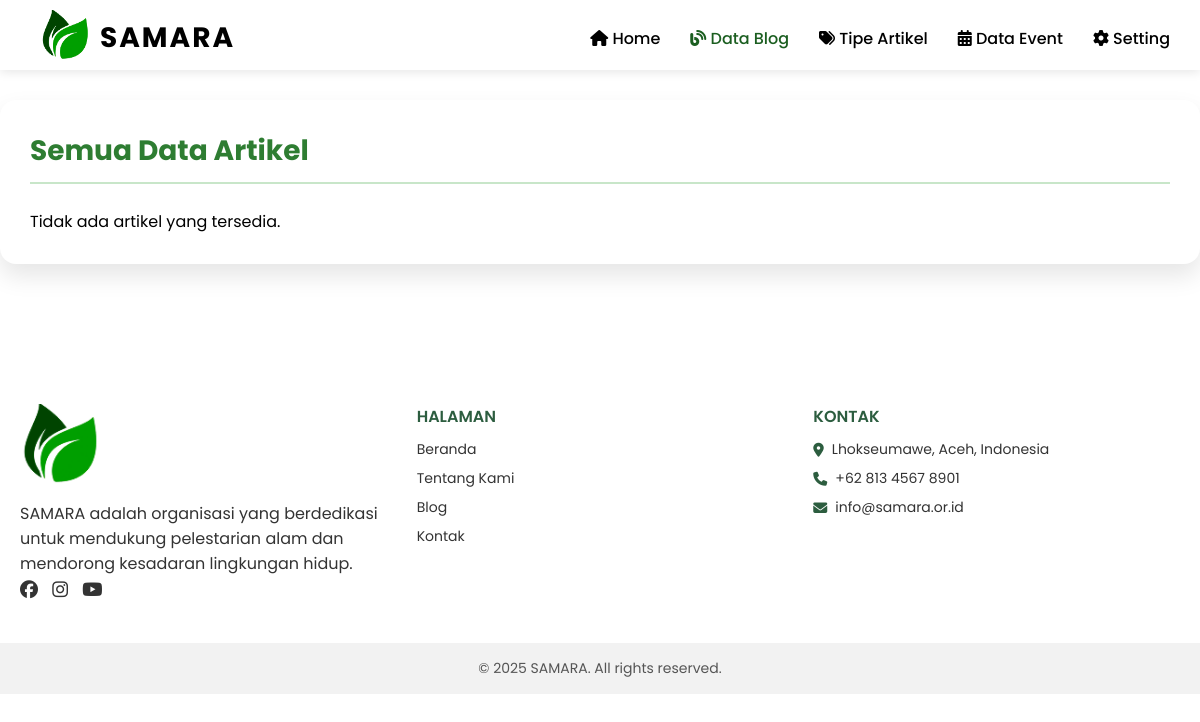
Before: /admin/blog.php with the older database file.
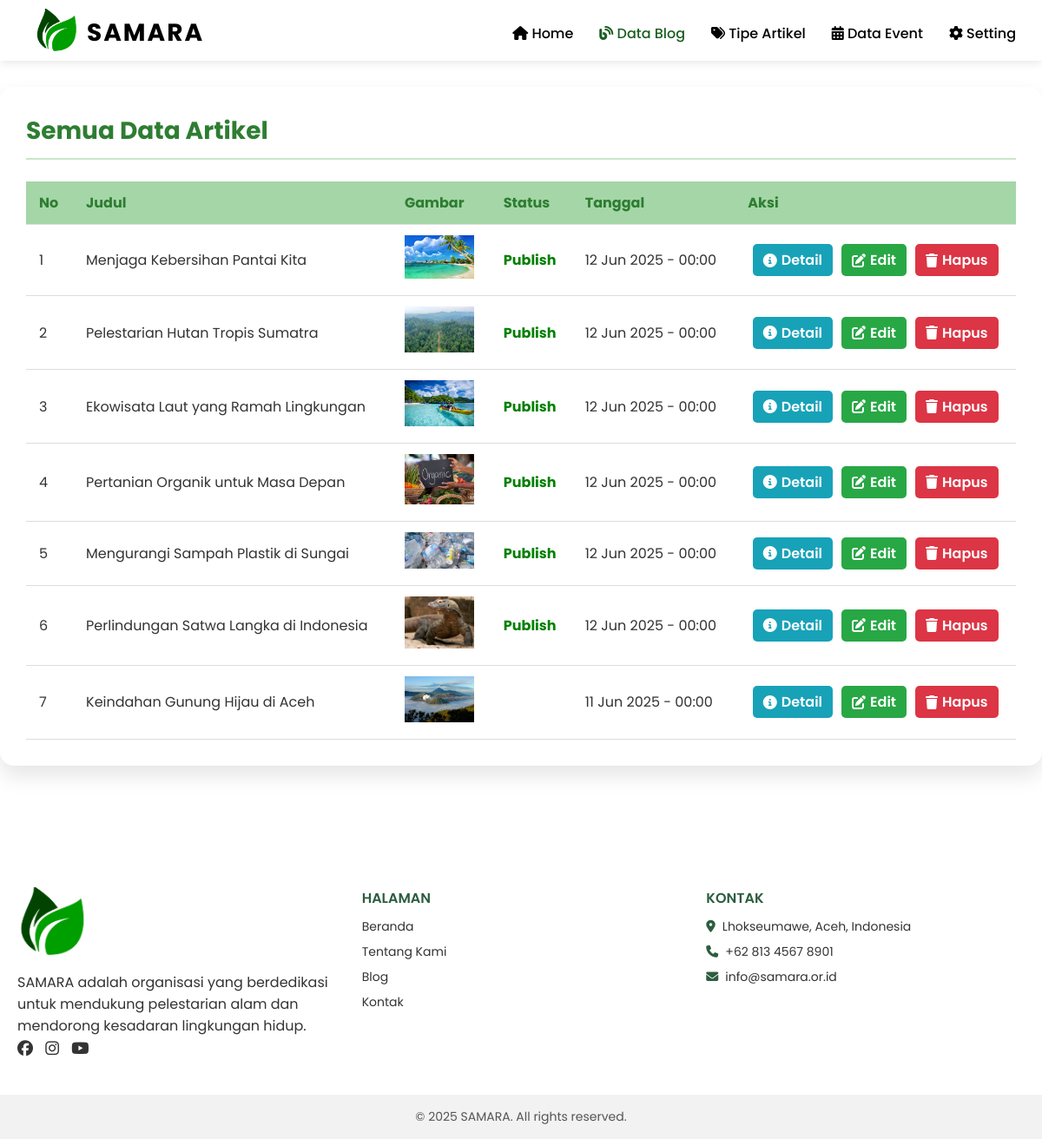
After: the same page with the newer database file.
### tables this page shows
CREATE TABLE `artikel` (
  `id_artikel` varchar(5) NOT NULL,
  `judul` varchar(255) NOT NULL,
  `isi` text NOT NULL,
  `tanggal_publish` datetime DEFAULT current_timestamp(),
  `deskripsi_singkat` varchar(255) DEFAULT NULL,
  `status` enum('draft','publish') DEFAULT 'draft',
  `id_admin` varchar(5) DEFAULT NULL,
  `id_tipe` varchar(6) DEFAULT NULL,
  `gambar` varchar(50) NOT NULL
);

### database/koneksi.php (called while the page is built)
<?php
$koneksi = mysqli_connect("localhost","root","","db_samara");
function query($query){
    global $koneksi;
    $result = mysqli_query($koneksi,$query);
    $rows =[];
    while($user = mysqli_fetch_assoc($result)){
        $rows[] = $user;
    }
    return $rows;
};
?>

### admin/blog.php (the view, shortened to what this page needs)
<?php
require '../database/koneksi.php';
$dataArtikel = query("SELECT * FROM artikel ORDER BY tanggal_publish DESC");
?>
<!DOCTYPE html>
<html lang="en">
<head>
  <link rel="stylesheet" href="css/artikel.css?<?php echo time(); ?>">
</head>
<body>
     <div class="falling-leaves"></div>
<?php include 'header_navbar.php'; ?>
  <div class="artikel-container">
    <h1 class="artikel-heading">Semua Data Artikel</h1>
    <?php if (!empty($dataArtikel)) : ?>
      <div class="tabel-scroll-wrapper">
      <table class="artikel-table">
        <thead>
          <tr>
            <th>No</th>
            <th>Judul</th>
            <th>Gambar</th>
            <th>Status</th>
            <th>Tanggal</th>
            <th>Aksi</th>
          </tr>
        </thead>
        <tbody>
          <?php $no = 1; foreach ($dataArtikel as $artikel): ?>
            <tr>
              <td><?= $no++; ?></td>
              <td><?= htmlspecialchars($artikel['judul']); ?></td>
              <td>
                <?php if (!empty($artikel['gambar'])): ?>
                  <img src="<?= htmlspecialchars($artikel['gambar']); ?>" alt="Gambar Artikel" width="80">
                <?php else: ?>
                  Tidak ada
                <?php endif; ?>
              </td>
              <td>
                <span class="<?= $artikel['status'] === 'publish' ? 'status-publish' : 'status-draft'; ?>">
                  <?= ucfirst($artikel['status']); ?>
                </span>
              </td>
              <td><?= date('d M Y - H:i', strtotime($artikel['tanggal_publish'])); ?></td>
                <td class="artikel-actions">
                  <div class="action-buttons">
                    <a href="detail_artikel.php?id=<?= $artikel['id_artikel']; ?>" class="btn-detail">
                      <i class="fa-solid fa-circle-info"></i> Detail
                    </a>
                    <a href="edit_artikel.php?id=<?= $artikel['id_artikel']; ?>" class="btn-edit">
                      <i class="fa-solid fa-pen-to-square"></i> Edit
                    </a>
                    <a href="hapus_artikel.php?id=<?= $artikel['id_artikel']; ?>" class="btn-delete" onclick="return confirm('Yakin ingin menghapus artikel ini?')">
                      <i class="fa-solid fa-trash"></i> Hapus
                    </a>
                  </div>
                </td>
            </tr>
          <?php endforeach; ?>
        </tbody>
      </table>
      </div>
    <?php else : ?>
      <p>Tidak ada artikel yang tersedia.</p>
    <?php endif; ?>
  </div>
<footer>
  <div class="footer-container">
    <div class="footer-section">
      <img src="img/icon-logo.png" alt="Logo SAMARA" class="footer-logo">
      <p>
        SAMARA adalah organisasi yang berdedikasi untuk mendukung pelestarian alam dan mendorong kesadaran lingkungan hidup.
      </p>
      <div class="social-links">
        <a href="#"><i class="fa-brands fa-facebook"></i></a>
        <a href="#"><i class="fa-brands fa-instagram"></i></a>
        <a href="#"><i class="fa-brands fa-youtube"></i></a>
      </div>
    </div>
    <div class="footer-section">
      <h4>HALAMAN</h4>
      <ul>
        <li><a href="index.html">Beranda</a></li>
        <li><a href="about.html">Tentang Kami</a></li>
        <li><a href="blog.html">Blog</a></li>
        <li><a href="contact.html">Kontak</a></li>
      </ul>
    </div>
    <div class="footer-section">
      <h4>KONTAK</h4>
      <ul>
        <li><i class="fa-solid fa-location-dot"></i> Lhokseumawe, Aceh, Indonesia</li>
        <li><i class="fa-solid fa-phone"></i> +62 813 4567 8901</li>
        <li><i class="fa-solid fa-envelope"></i> info@samara.or.id</li>
      </ul>
    </div>
  </div>
  <div class="footer-bottom">
    <p>&copy; 2025 SAMARA. All rights reserved.</p>
  </div>
</footer>
</body>
</html>

### admin/header_navbar.php (shortened to what this page needs)
<?php
    $current_page = basename($_SERVER['PHP_SELF']);
?>
<nav class="navbar fade-down" data-aos="fade-down" data-aos-duration="800">
    <div class="content">
        <div class="logo">
            <div class="logo-icon">
                <img class="img-icon" src="img/icon-logo.png" alt="Logo">
            </div>
            <div class="logo-title">
                <a class="title-icon" href="index.php">SAMARA</a>
            </div>
        </div>
        <ul class="menu-list">
            <li>
                <a href="index.php" class="<?php echo ($current_page == 'index.php') ? 'active' : ''; ?>">
                    <i class="fa-solid fa-house"></i> Home
                </a>
            </li>
            <li>
                <a href="blog.php" class="<?php echo ($current_page == 'blog.php') ? 'active' : ''; ?>">
                    <i class="fa-solid fa-blog"></i> Data Blog
                </a>
            </li>
            <li>
                <a href="tipeartikel.php" class="<?php echo ($current_page == 'tipeartikel.php') ? 'active' : ''; ?>">
                    <i class="fa-solid fa-tags"></i> Tipe Artikel
                </a>
            </li>
            <li>
                <a href="event.php" class="<?php echo ($current_page == 'event.php') ? 'active' : ''; ?>">
                    <i class="fa-solid fa-calendar-days"></i> Data Event
                </a>
            </li>
            <li>
                <a href="setting.php" class="<?php echo ($current_page == 'setting.php') ? 'active' : ''; ?>">
                    <i class="fa-solid fa-gear"></i> Setting
                </a>
            </li>
        </ul>
    </div>
</nav>

### admin/css/artikel.css (style rules this page uses)
* { margin: 0; padding: 0; box-sizing: border-box; font-family: 'Poppins', sans-serif; }
.content { max-width: 1250px; margin: auto; padding: 0 30px; }
.navbar { position: fixed; top: 0; width: 100%; height: 70px; backdrop-filter: saturate(180%) blur(8px); box-shadow: 0 2px 10px rgba(0, 0, 0, 0.1); z-index: 1000; transition: background 0.4s ease, box-shadow 0.4s ease; display: flex; align-items: center; }
.navbar .content { display: flex; align-items: center; justify-content: space-between; width: 100%; }
.logo { display: flex; }
.logo-title { margin-top: 17px; }
.navbar .logo a { color: black; font-size: 28px; font-weight: 700; letter-spacing: 2px; text-decoration: none; transition: color 0.3s ease; }
.menu-list { display: flex; list-style: none; align-items: center; }
.menu-list li { margin-left: 30px; }
.menu-list li a { text-decoration: none; font-size: 16px; font-weight: 500; color: black; transition: color 0.3s ease, transform 0.3s ease; position: relative; padding: 5px 0; }
.menu-list li a::after { content: ''; position: absolute; left: 0; bottom: 0; height: 2px; width: 0%; background-color: #ffffff; transition: width 0.3s ease; }
.menu-list a { color: #fff; transition: color 0.3s ease; }
.menu-list a.active { color: #1b5e20; }
.img-icon { width: 50px; background-color: #ffffff00; margin: 10px; }
.artikel-container { max-width: 1200px; margin: 100px auto; background: #ffffff; padding: 30px; border-radius: 16px; box-shadow: 0 12px 24px rgba(0, 0, 0, 0.1); }
.artikel-heading { color: #2e7d32; margin-bottom: 25px; font-size: 28px; border-bottom: 2px solid #c8e6c9; padding-bottom: 10px; }
.artikel-table { width: 100%; border-collapse: collapse; }
.artikel-table th, .artikel-table td { padding: 12px 15px; text-align: left; border-bottom: 1px solid #ddd; }
.artikel-table th { background-color: #a5d6a7; color: #2e7d32; }
.artikel-table td { color: #333; }
.artikel-actions .action-buttons { display: flex; gap: 10px; justify-content: center; align-items: center; }
.btn-edit, .btn-delete { padding: 6px 12px; border-radius: 5px; font-weight: 600; color: #fff; text-decoration: none; display: inline-flex; align-items: center; gap: 5px; }
.btn-edit { background-color: #28a745; }
.btn-delete { background-color: #dc3545; }
.status-publish { color: green; font-weight: bold; }
.tabel-scroll-wrapper { width: 100%; overflow-x: auto; }
.artikel-table { min-width: 800px; }
.btn-detail { background-color: #17a2b8; color: #fff; padding: 6px 12px; border-radius: 5px; font-weight: 600; text-decoration: none; display: inline-flex; align-items: center; gap: 5px; }
.falling-leaves { position: fixed; top: 0; left: 0; width: 100%; height: 100%; pointer-events: none; overflow: hidden; z-index: 0; }
.fade-down { opacity: 0; transform: translateY(-20px); animation: fadeDown 0.8s forwards; animation-delay: 0.2s; }
footer { font-family: 'Poppins', sans-serif; color: #333; }
.footer-container { background-color: #ffffff; max-width: 1200px; margin: auto; padding: 40px 20px; display: flex; flex-wrap: wrap; justify-content: space-between; gap: 30px; }
.footer-section { flex: 1 1 200px; }
.footer-logo { width: 80px; height: auto; margin-bottom: 10px; }
.footer-section h4 { font-size: 16px; font-weight: 600; margin-bottom: 10px; color: #2c5d3f; }
.footer-section ul { list-style: none; padding: 0; margin: 0; }
.footer-section ul li { margin-bottom: 8px; font-size: 14px; display: flex; align-items: center; }
.footer-section ul li a { text-decoration: none; color: #333; transition: color 0.3s; }
.footer-section ul li i { margin-right: 8px; color: #2c5d3f; }
.social-links a { display: inline-block; margin-right: 10px; color: #333; font-size: 18px; transition: color 0.3s; }
.footer-bottom { background-color: #f2f2f2; text-align: center; padding: 15px 20px; font-size: 14px; color: #555; }

Changed rows visible on the page:
added artikel: judul "Menjaga Kebersihan Pantai Kita", gambar (picture), status "Publish", tanggal_publish "12 Jun 2025 - 00:00"
added artikel: judul "Pelestarian Hutan Tropis Sumatra", gambar (picture), status "Publish", tanggal_publish "12 Jun 2025 - 00:00"
added artikel: judul "Ekowisata Laut yang Ramah Lingkungan", gambar (picture), status "Publish", tanggal_publish "12 Jun 2025 - 00:00"
added artikel: judul "Pertanian Organik untuk Masa Depan", gambar (picture), status "Publish", tanggal_publish "12 Jun 2025 - 00:00"
added artikel: judul "Mengurangi Sampah Plastik di Sungai", gambar (picture), status "Publish", tanggal_publish "12 Jun 2025 - 00:00"
added artikel: judul "Perlindungan Satwa Langka di Indonesia", gambar (picture), status "Publish", tanggal_publish "12 Jun 2025 - 00:00"
added artikel: judul "Keindahan Gunung Hijau di Aceh", gambar (picture), tanggal_publish "11 Jun 2025 - 00:00"
Other visible differences:
text no longer shown: "Tidak ada artikel yang tersedia."
text now shown: "No Judul Gambar Status Tanggal Aksi"
